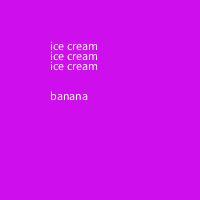
Frame 1 (no input)
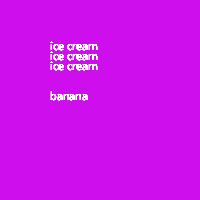
Frame 60 (the mouse pressed at the canvas centre just before this capture)
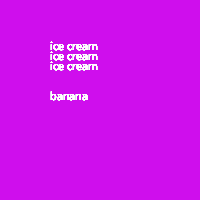
Frame 120 (the mouse held since frame 60 and released just before this capture)

The Processing sketch that drew these frames (run headless with seeded random() and noise(); from frame 60 on, the mouse is pressed at the canvas centre):

// Processing sketch: banana_split
// ── banana_split.pde
void setup(){
  size(200, 200);
  background(#CF0EED);
}

void draw(){
 int yPos = 50;
  for (int i11 = 0; i11 < 3; i11++) {
    text("ice cream", 50, yPos);
    yPos += 10;
  }
  text("banana", 50, 100);
 }
